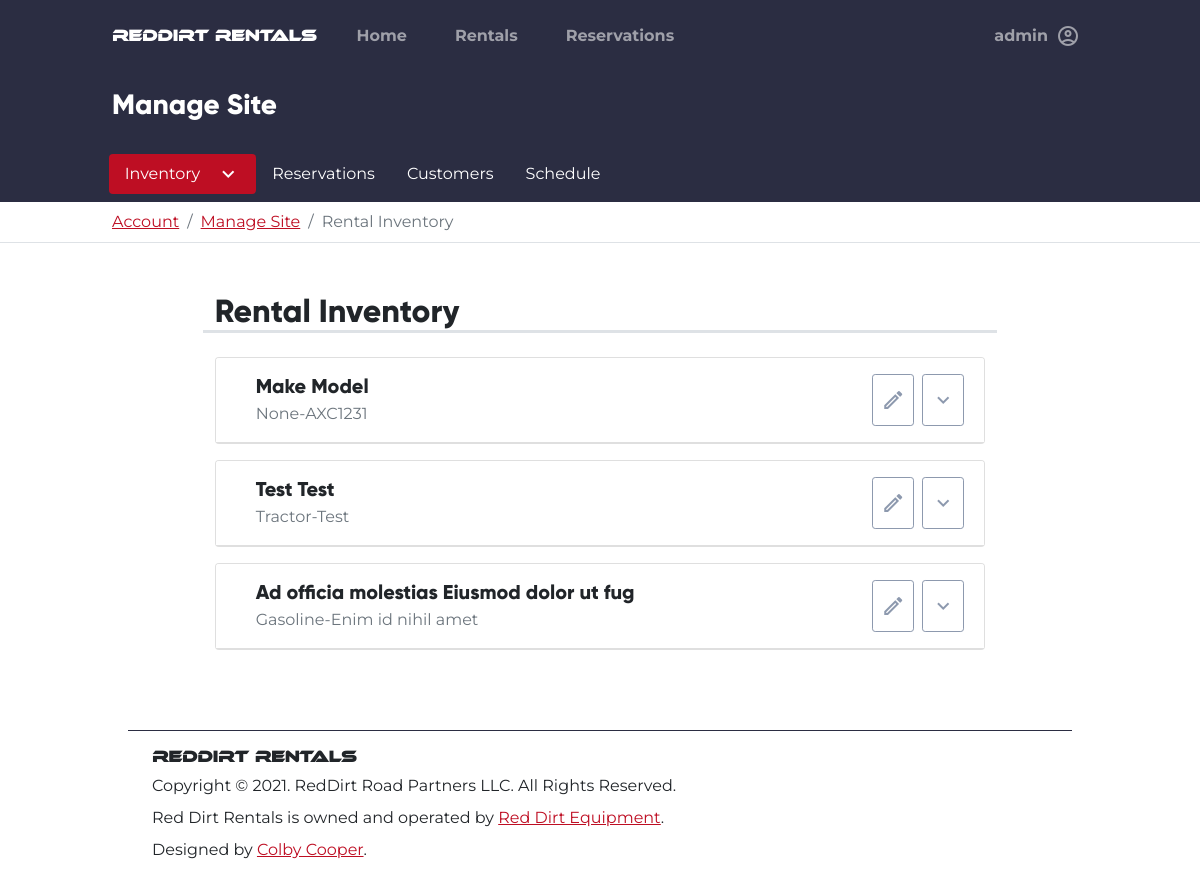
Page /admin/inventory (signed in) on the committed database.
### tables this page shows
CREATE TABLE users (
    id INTEGER PRIMARY KEY AUTOINCREMENT,
    firstname TEXT NOT NULL,
    lastname TEXT NOT NULL,
    phonenumber TEXT NOT NULL,
    email TEXT NOT NULL,
    password BLOB NOT NULL,
    groups TEXT NOT NULL,
    address TEXT NOT NULL,
    city TEXT NOT NULL,
    state TEXT NOT NULL,
    zip TEXT NOT NULL
, token TEXT, token_expire TEXT);

CREATE TABLE inventory (
    id INTEGER PRIMARY KEY AUTOINCREMENT,
    category TEXT,
    make TEXT,
    model TEXT,
    fuel_type TEXT,
    horsepower TEXT, 
    deck_size TEXT,
    implements TEXT,
    stock TEXT,
    drive TEXT,
    rate FLOAT,
    image_paths BLOB,
    job_category TEXT,
    price_range TEXT, 
    is_available INTEGER DEFAULT 1,
    available_on DATE,
    rented_by TEXT,
    rent_queue TEXT,
    is_shown INTEGER DEFAULT 1,
    description TEXT,
    features TEXT
);

### rentals_app/admin.py (the view)
@admin.route("/inventory")
@login_required
@admin_only
def inventory():
    con, cur = helpers.connect_to_db()
    ids = list(cur.execute("SELECT id FROM inventory;").fetchall())
    rentals = []
    for id_list in ids:
        for id in id_list:
            rentals.append(Rental().find_rental(id))
    for rental in rentals:
        rental.implements = list(
            rental.implements.replace("[", "")
            .replace("]", "")
            .replace("'", "")
            .split(",")
        )
        rental.image_paths = list(
            rental.image_paths.replace("[", "")
            .replace("]", "")
            .replace("'", "")
            .split(",")
        )
    reservations = list(cur.execute("SELECT * FROM reservations;").fetchall())
    con.close()
    return render_template(
        "admin/index.html", rentals=rentals, reservations=reservations
    )

### rentals_app/auth.py (called while the page is built)
@auth.before_app_request
def fetch_current_user():
    userid = session.get("userid")
    if userid is None:
        g.user = None
    else:
        g.user = User.find_user(userid)

def login_required(view):
    @functools.wraps(view)
    def wrapped_view(**kwargs):
        if g.user is None:
            return redirect(url_for("auth.login"))
        return view(**kwargs)
    return wrapped_view

def admin_only(view):
    @functools.wraps(view)
    def wrapped_view(**kwargs):
        if g.user is None:
            return redirect(url_for("auth.login"))
        if g.user is not None and g.user.groups != "admin":
            session.clear()
            return redirect(render_template("errors/401.html"))
        return view(**kwargs)
    return wrapped_view

### rentals_app/helpers.py (called while the page is built)
def connect_to_db():
    con = sqlite3.connect(DB_PATH)
    return con, con.cursor()

### rentals_app/models/user.py (called while the page is built)
    def find_user(id) -> "User":
        con, cur = helpers.connect_to_db()
        sql = """
        SELECT * FROM users WHERE id='{}'
        """.format(
            id
        )
        try:
            db = cur.execute(sql).fetchone()
            if not db:
                return None
            return User(
                userid=db[0],
                firstname=db[1],
                lastname=db[2],
                phonenumber=db[3],
                email=db[4],
                password=db[5],
                groups=db[6],
                address=db[7],
                city=db[8],
                state=db[9],
                zip=db[10],
            )
        except Exception as ex:
            con.rollback()
            raise ex
        finally:
            con.close()

### rentals_app/templates/admin/index.html (shortened to what this page needs)
{% extends "base.html" %}
{% block content %}
<div class="container-fluid bg-dark">
    <div class="row">
        <div class="col-md-10 mx-auto">
            <h3 class="text-white py-3 fw-bold">Manage Site</h3>
        </div>
    </div>
</div>
<div class="container-fluid p-2 bg-dark">
    <div class="row">
        <div class="col-md-10 mx-auto">
            <ul class="nav nav-pills"
                id="tab_root">
                <li class="nav-item dropdown">
                    <a class="nav-link dropdown-toggle active bg-info text-white d-flex flex-row"
                       data-bs-toggle="dropdown"
                       id="inventory_active_elem"
                       role="button"
                       aria-expanded="false">
                        Inventory
                        <span class="material-icons-outlined ms-3">
                        </span>
                    </a>
                </li>
                <li class="nav-item">
                    <a class="nav-link text-white"
                       href="{{url_for('admin.reservations') }}"
                       id="reservations_tab_selector">
                        Reservations
                    </a>
                </li>
                <li class="nav-item">
                    <a class="nav-link text-white"
                       href="{{url_for('admin.customers') }}"
                       id="reservations_tab_selector">
                        Customers
                    </a>
                </li>
                <li class="nav-item">
                    <a class="nav-link text-white"
                       href="{{url_for('admin.schedule') }}"
                       id="reservations_tab_selector">
                        Schedule
                    </a>
                </li>
            </ul>
        </div>
    </div>
</div>
<div class="container-fluid bg-white border-bottom">
    <div class="row">
        <div class="col-md-10 mx-auto justify-content-center py-2">
            <nav aria-label="breadcrumb">
                <ol class="breadcrumb mb-0">
                    <li class="breadcrumb-item"><a href="/account">Account</a></li>
                    <li class="breadcrumb-item"><a href="/admin">Manage Site</a></li>
                    <li class="breadcrumb-item active"
                        aria-current="page">Rental Inventory</li>
                </ol>
            </nav>
        </div>
    </div>
</div>
{% with messages = get_flashed_messages() %} {% if messages %} {% for message in messages %}
<div class="form-text text-danger mb-2 fw-bold">
    {{message}}
</div>
{% endfor %} {% else %}
<div class="form-text text-danger mb-2 fw-bold">
</div>
{% endif %} {% endwith %}
<div class="container-fluid p-3 mb-3"
     id="inventory_tab_content">
    <div class="row">
        <div class="col-md-8 mx-auto">
            <div class="row col-auto">
                <h2 class="border-bottom border-3">Rental Inventory</h2>
            </div>
            {% for rental in rentals %}
            <div class="card my-3"
                 id="inventory-panel-{{ rental.rental_id }}">
                <div class="card-header bg-white d-flex flex-row p-3 ">
                    <div class="container">
                        <h5 class="card-title fw-bold">
                            {{ rental.make }} {{ rental.model }}
                        </h5>
                        <p class="card-subtitle ff-primary text-muted">{{rental.category}}-{{rental.stock}}</p>
                    </div>
                    <a class="btn btn-outline-secondary btn-sm d-flex align-items-center mx-1"
                       href="{{ url_for( 'admin.details', id=rental.rental_id) }} ">
                        <span class="material-icons-outlined">
                        </span>
                    </a>
                    <a class="btn btn-outline-secondary btn-sm d-flex align-items-center mx-1"
                       data-bs-toggle="collapse"
                       href="#collapse_rental_{{rental.rental_id}}"
                       aria-expanded="false"
                       aria-controls="collapse_rental_{{rental.rental_id}}">
                        <span class="material-icons-outlined">
                        </span>
                    </a>
                </div>
            </div>
            {% endfor %}
        </div>
    </div>
</div>
{% endblock %}

### rentals_app/templates/base.html (shortened to what this page needs)
<!doctype html>
<html lang="en">
<head>
    <link rel="stylesheet"
          href="https://cdn.jsdelivr.net/npm/fullcalendar@5.7.2/main.css"
>
    <link rel="stylesheet"
          href="{{url_for('static', filename='global.css')}}">
</head>
<body class="bg-white"
      style="overflow-x: hidden;">
    <div class="row mx-0 bg-dark">
        <div class="col-md-10 mx-auto">
            <nav class="navbar navbar-expand-lg navbar-dark bg-dark py-3">
                <a href="{{url_for('index.root')}}"
                   class="navbar-brand">
                    <h6 class="m-0"
                        style="font-family:ethnocentric;">RedDirt Rentals</h6>
                </a>
                <div class="collapse navbar-collapse"
                     id="nav_main">
                    <ul class="navbar-nav w-100">
                        <li class="nav-item mx-3">
                            <a class="nav-link fw-bold"
                               aria-current="page"
                               href="{{ url_for('index.root') }}">Home</a>
                        </li>
                        <li class="nav-item px-3">
                            <a class="nav-link fw-bold"
                               href="{{url_for('Rentals.all_rentals')}}">Rentals</a>
                        </li>
                        <li class="nav-item mx-3">
                            <a class="nav-link fw-bold"
                               href="{{url_for('account.reservations', id=None)}}">Reservations</a>
                        </li>
                        {% if g.user != None %}
                        <li class="nav-item dropdown dropdown-dark ms-lg-auto ms-3">
                            <a class="nav-link dropdown-toggle d-flex flex-row align-items-center fw-bold"
                               href="#"
                               data-bs-toggle="dropdown"
                               aria-expanded="false">
                                <span class="me-2">{{g.user.firstname}}</span>
                                <span class="material-icons-outlined">
                                </span>
                            </a>
                        </li>
                        {% endif %}
                    </ul>
                </div>
            </nav>
        </div>
    </div>
    {% block content %} {% endblock %}
    <div class="row mx-0">
        <div class="col-md-10 mx-auto">
            <footer class="p-3">
                <div class="container mt-3 border-top border-dark pt-3">
                    <h6 class="m-0"
                        style="font-family: ethnocentric;">RedDirt Rentals</h6>
                    <p class="my-2">Copyright &copy; 2021. RedDirt Road Partners LLC. All Rights Reserved.</p>
                    <p class="my-2">Red Dirt Rentals is owned and operated by <a href="https://reddirtequipment.com"
                           target="_blank">Red Dirt Equipment</a>.</p>
                    <p class="mb-2">Designed by <a href="mailto:ccooper@reddirtequipment.com">Colby Cooper</a>.</p>
                </div>
            </footer>
        </div>
    </div>
</body>
</html>

### rows in the picture
users: user.firstname "admin"
inventory: make "Make", model "Model", category "None", stock "AXC1231"
inventory: make "Test", model "Test", category "Tractor", stock "Test"
inventory: make "Ad officia molestias", model "Eiusmod dolor ut fug", category "Gasoline", stock "Enim id nihil amet"
